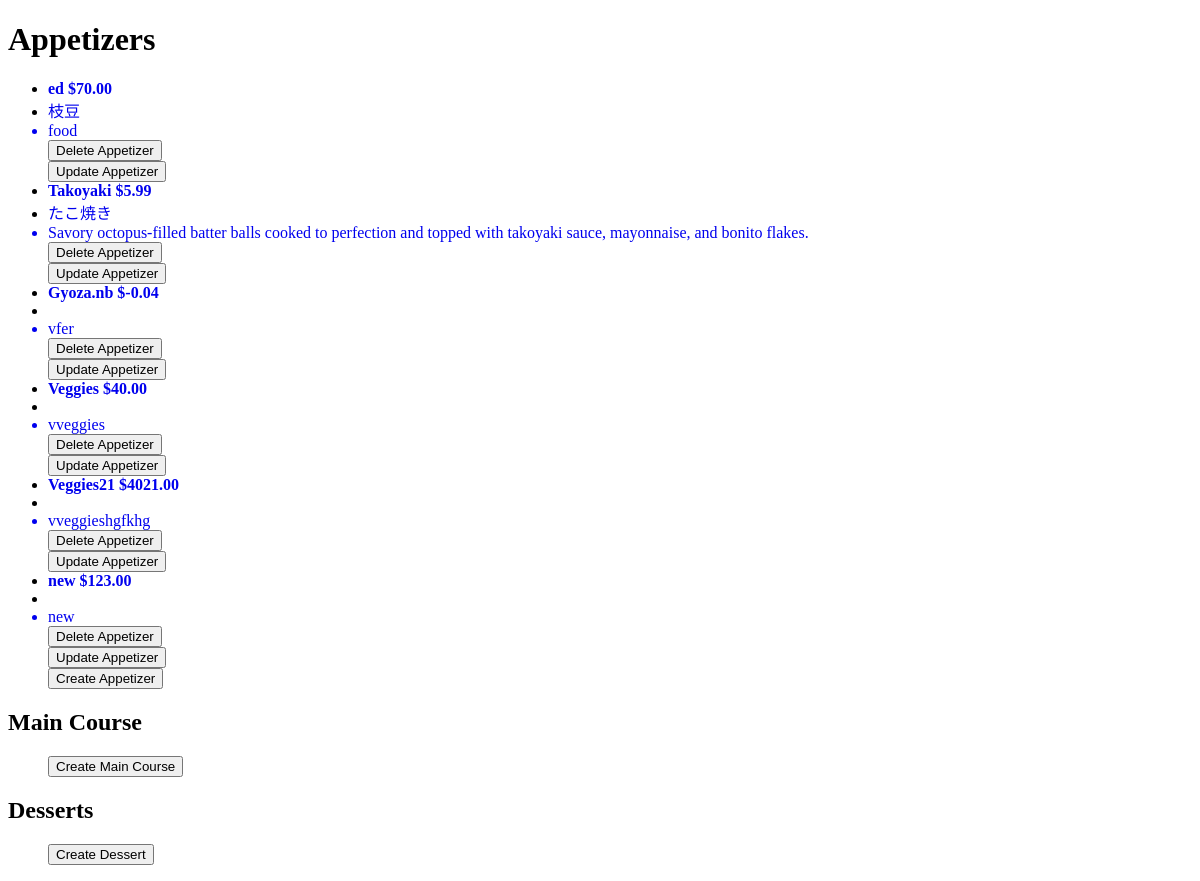
The app's page /backoffice/appetizer_list/, older data.
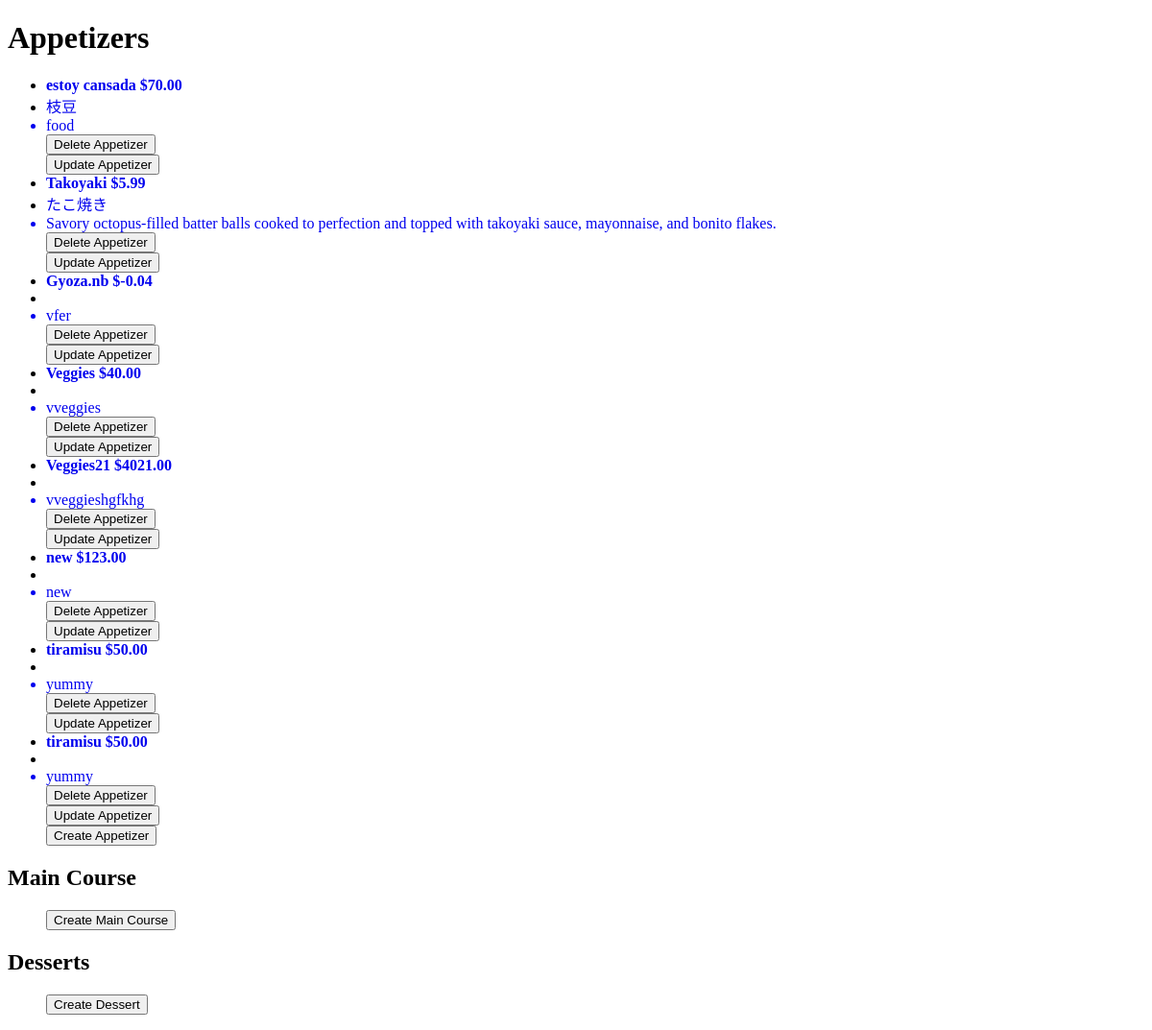
The same page, newer data.
### menu_app/models.py (models this page shows, shortened)
class Appetizer(models.Model):
    type = models.CharField(max_length=100)
    name = models.CharField(max_length=100)
    japanese_name = models.CharField(max_length=100)
    price = models.DecimalField(max_digits=10, decimal_places=2)
    description = models.CharField(max_length=100)

### menu_app/views.py (the view)
# urls.py: path('appetizer_list/', appetizer_record),
def appetizer_record(request):
  appetizer_list = Appetizer.objects.all()
  return render(request, 'office.html', {'appetizer_list': appetizer_list})

### menu_app/templates/office.html (shortened to what this page needs)
<!DOCTYPE html>
<html lang="en">
  <head>
  </head>
  <body>
    <h1>Appetizers</h1>
    <ul>
      {% for appetizer in appetizer_list %}
      <li>
        <a
          style="text-decoration: none"
          href="{% url 'appetizer_item' appetizer.id %}"
        >
          <b>{{ appetizer.name }} ${{ appetizer.price }}</b>
          <li>{{ appetizer.japanese_name }}</li>
          <li>{{ appetizer.description }}</li>
        </a>
        <form
          action="{% url 'menu_app:delete_appetizer' appetizer.id %}"
          method="POST"
        >
          <button type="submit">Delete Appetizer</button>
        </form>
        <form
          action="{% url 'menu_app:update_appetizer' appetizer.id %}"
          method="POST"
        >
          <button type="submit">Update Appetizer</button>
        </form>
      </li>
      {% endfor %}
      <form action="{% url 'menu_app:create_appetizer'  %}" method="POST">
        <button type="submit">Create Appetizer</button>
      </form>
    </ul>
    <h2>Main Course</h2>
    <ul>
      <form action="{% url 'menu_app:create_main_course'  %}" method="POST">
        <button type="submit">Create Main Course</button>
      </form>
    </ul>
    <h2>Desserts</h2>
    <ul>
      <form action="{% url 'menu_app:create_dessert'  %}" method="POST">
        <button type="submit">Create Dessert</button>
      </form>
    </ul>
  </body>
</html>

Row changes from the older to the newer data that the page shows:
changed Appetizer "food": name "ed" → "estoy cansada"
added Appetizer: name "tiramisu", price "50.00", description "yummy"
added Appetizer: name "tiramisu", price "50.00", description "yummy"
